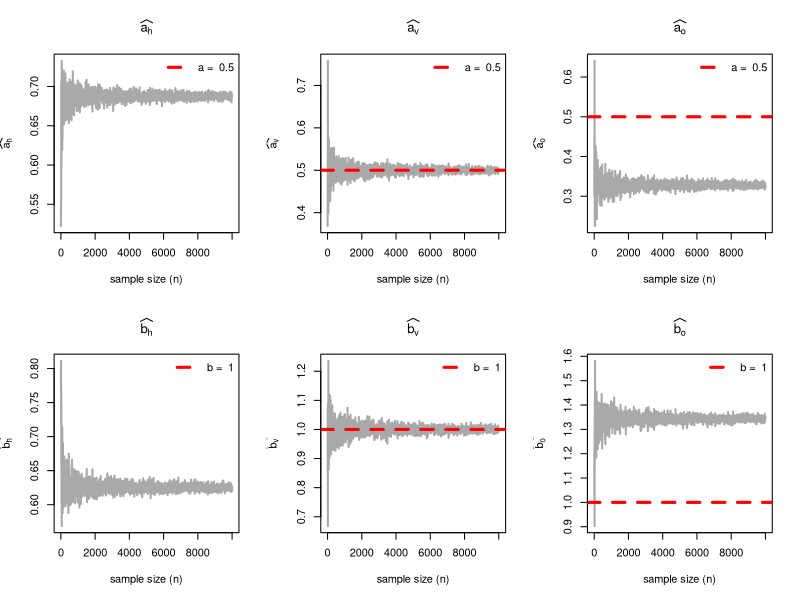
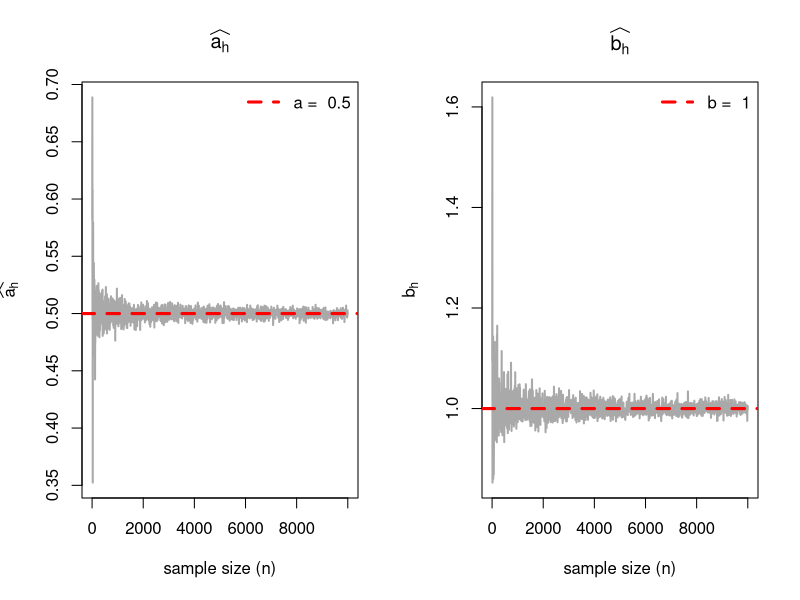
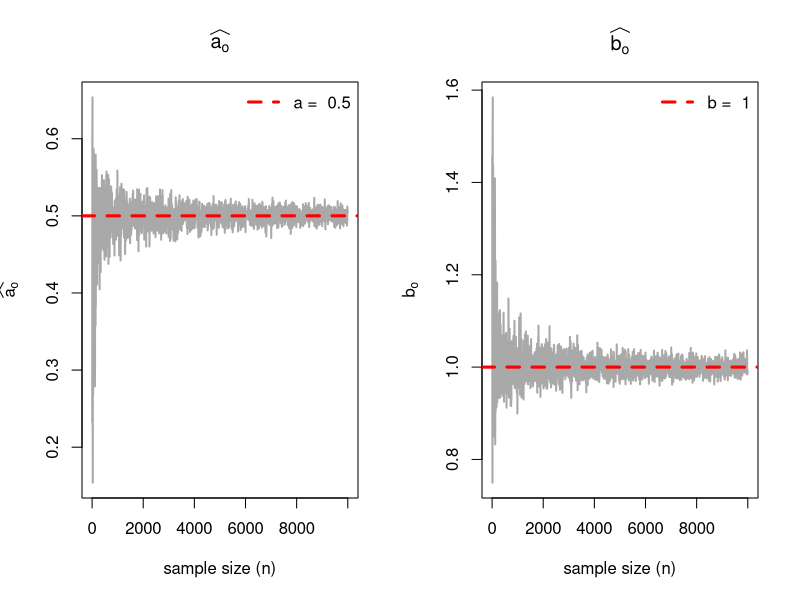

The R source for these figures, in order:
# Code for Figure 2
a = 0.5   # true parameters
b = 1     # true parameters
sigma = 0.05

n_vals = seq(5, 10000, by = 5)

# vertical
a_hat_v = numeric(length = length(n_vals))
b_hat_v = numeric(length = length(n_vals))

# horizontal
a_hat_h = numeric(length = length(n_vals))
b_hat_h = numeric(length = length(n_vals))

# orthogonal
a_hat_o = numeric(length = length(n_vals))
b_hat_o = numeric(length = length(n_vals))


for (i in 1:length(n_vals)) {
   n = n_vals[i]
   x = seq(0, 1, length.out = n)
   y = (a + b*x) + rnorm(n = n, mean = 0, sd = sqrt(sigma))
   sxx = sum((x - mean(x))^2)
   syy = sum((y - mean(y))^2)
   sxy = sum((x - mean(x))*(y - mean(y)))
   
   # vertical
   b_hat_v[i] = sxy/sxx
   a_hat_v[i] = mean(y) - b_hat_v[i]*mean(x)
   
   # horizontal
   b_hat_h[i] = (syy/sxy)^(-1)
   a_hat_h[i] = mean(y) - b_hat_h[i]*mean(x)
   
   # orthogonal
   b_hat_o[i] = (syy - sxx + sqrt((syy - sxx)^2 + 4 * sxy^2)) / (2 * sxy)
   a_hat_o[i] = mean(y) - b_hat_o[i]*mean(x)
}

par(mfrow = c(2, 3))
plot(n_vals, a_hat_h, type = "l", col = "darkgrey", lwd = 2, 
     xlab = "sample size (n)", ylab = expression(widehat(a["h"])), 
     main =expression(widehat(a["h"])) )
abline(h = a, col = "red", lwd = 3, lty = 2)
legend("topright", legend = paste("a = ", a), col = "red", lwd = 3, lty = 2, 
       bty = "n")

plot(n_vals, a_hat_v, type = "l", col = "darkgrey", lwd = 2, 
     xlab = "sample size (n)", ylab = expression(widehat(a["v"])), 
     main =expression(widehat(a["v"])))
abline(h = a, col = "red", lwd = 3, lty = 2)
legend("topright", legend = paste("a = ", a), col = "red", lwd = 3, lty = 2, 
       bty = "n")

plot(n_vals, a_hat_o, type = "l", col = "darkgrey", lwd = 2, 
     xlab = "sample size (n)", ylab = expression(widehat(a["o"])), 
     main =expression(widehat(a["o"])))
abline(h = a, col = "red", lwd = 3, lty = 2)
legend("topright", legend = paste("a = ", a), col = "red", lwd = 3, lty = 2, 
       bty = "n")


plot(n_vals, b_hat_h, type = "l", col = "darkgrey", lwd = 2, 
     xlab = "sample size (n)", ylab = expression(widehat(b["h"])), 
     main = expression(widehat(b["h"])))
abline(h = b, col = "red", lwd = 3, lty = 2)
legend("topright", legend = paste("b = ", b), col = "red", lwd = 3, lty = 2, 
       bty = "n")

plot(n_vals, b_hat_v, type = "l", col = "darkgrey", lwd = 2, 
     xlab = "sample size (n)", ylab = expression(widehat(b["v"])), 
     main =expression(widehat(b["v"])))
abline(h = b, col = "red", lwd = 3, lty = 2)
legend("topright", legend = paste("b = ", b), col = "red", lwd = 3, lty = 2, 
       bty = "n")

plot(n_vals, b_hat_o, type = "l", col = "darkgrey", lwd = 2, 
     xlab = "sample size (n)", ylab = expression(widehat(b["o"])),
     main =expression(widehat(b["o"])))
abline(h = b, col = "red", lwd = 3, lty = 2)
legend("topright", legend = paste("b = ", b), col = "red", lwd = 3, lty = 2, 
       bty = "n")


# code for figure 3

a = 0.5
b = 1
sigma = 0.05

n_vals = seq(5, 10000, by = 5)
a_hat_h = numeric(length = length(n_vals))
b_hat_h = numeric(length = length(n_vals))
for (i in 1:length(n_vals)) {
   n = n_vals[i]
   y = seq(0, 1, length.out = n)
   x = (-(a/b)+ (y/b)) + rnorm(n = n, mean = 0, sd = sqrt(sigma))
   sxx = sum((x - mean(x))^2)
   syy = sum((y - mean(y))^2)
   sxy = sum((x - mean(x))*(y - mean(y)))
   b_hat_h[i] = (syy/sxy)
   a_hat_h[i] = mean(y) - b_hat_h[i]*mean(x)
}


par(mfrow = c(1, 2))
plot(n_vals, a_hat_h, type = "l", col = "darkgrey", lwd = 2, 
     xlab = "sample size (n)", ylab = expression(widehat(a["h"])), 
     main =expression(widehat(a["h"])) )
abline(h = a, col = "red", lwd = 3, lty = 2)
legend("topright", legend = paste("a = ", a), col = "red", lwd = 3, lty = 2, 
       bty = "n")


plot(n_vals, b_hat_h, type = "l", col = "darkgrey", lwd = 2, 
     xlab = "sample size (n)", ylab = expression(widehat(b["h"])), 
     main = expression(widehat(b["h"])))
abline(h = b, col = "red", lwd = 3, lty = 2)
legend("topright", legend = paste("b = ", b), col = "red", lwd = 3, lty = 2, 
       bty = "n")


# code for figure 4
a = 0.5
b = 1
sigma_delta = 0.05
sigma_eps = 0.05

n_vals = seq(5, 10000, by = 5)
a_hat_o = numeric(length = length(n_vals))
b_hat_o = numeric(length = length(n_vals))

for (i in 1:length(n_vals)) {
   n = n_vals[i]
   zeta = seq(0, 1, length.out = n)
   x = zeta + rnorm(n = n, mean = 0, sd = sqrt(sigma_delta))
   y = a + b*zeta + rnorm(n = n, mean = 0,  sd = sqrt(sigma_eps))
   sxx = sum((x - mean(x))^2)
   syy = sum((y - mean(y))^2)
   sxy = sum((x - mean(x))*(y - mean(y)))
   b_hat_o[i] = (syy - sxx + sqrt((syy - sxx)^2 + 4 * sxy^2)) / (2 * sxy)
   a_hat_o[i] = mean(y) - b_hat_o[i]*mean(x)
}


par(mfrow = c(1, 2))
plot(n_vals, a_hat_o, type = "l", col = "darkgrey", lwd = 2, 
     xlab = "sample size (n)", ylab = expression(widehat(a["o"])), 
     main =expression(widehat(a["o"])))
abline(h = a, col = "red", lwd = 3, lty = 2)
legend("topright", legend = paste("a = ", a), col = "red", lwd = 3, lty = 2, 
       bty = "n")

plot(n_vals, b_hat_o, type = "l", col = "darkgrey", lwd = 2, 
     xlab = "sample size (n)", ylab = expression(widehat(b["o"])),
     main =expression(widehat(b["o"])))
abline(h = b, col = "red", lwd = 3, lty = 2)
legend("topright", legend = paste("b = ", b), col = "red", lwd = 3, lty = 2, 
       bty = "n")
